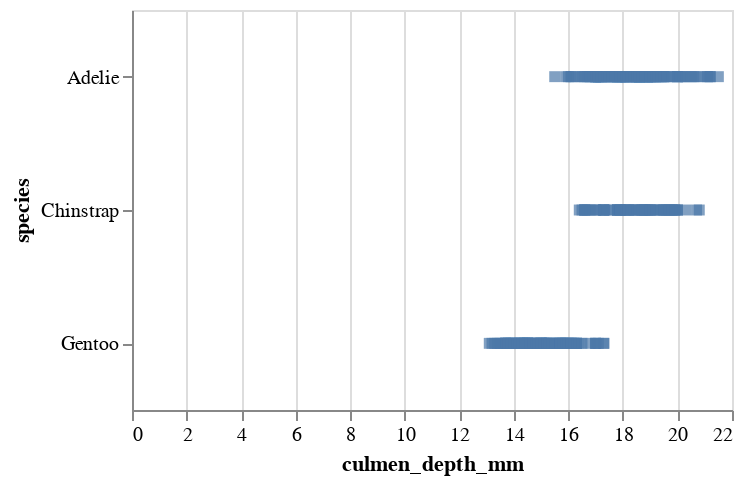

Notebook source saved alongside this figure:
### Code cell
#Scatter Plot of Culmen Depth-Species
CulmenDepthSpecies_scatter = alt.Chart(df).mark_square().encode(
    x="culmen_depth_mm",
    y=alt.Y("species").scale(zero=False)
).properties(
    width=300, 
    height=200
)

CulmenDepthSpecies_scatter

### Figure 1 — Vega-Lite specification as saved in the notebook (floating-point values rounded to 4 significant figures; data arrays with more than 128 entries replaced by an {"elided": "..."} marker saying what was removed)
{"config": {"view": {"continuousWidth": 300, "continuousHeight": 300}}, "data": {"name": "data-d4cc4b5afb59cc499110efd6c75570d3"}, "mark": {"type": "square"}, "encoding": {"x": {"field": "culmen_depth_mm", "type": "quantitative"}, "y": {"field": "species", "scale": {"zero": false}, "type": "nominal"}}, "height": 200, "width": 300, "$schema": "https://vega.github.io/schema/vega-lite/v5.8.0.json", "datasets": {"data-d4cc4b5afb59cc499110efd6c75570d3": {"elided": "344 records"}}}
